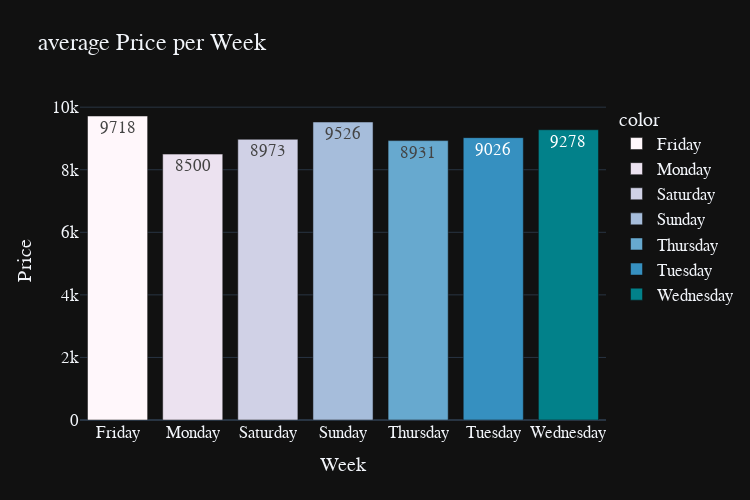

The cell this chart's notebook holds for it:
### Code cell
mean=pd.DataFrame(df_eda.groupby("Week")["Price"].mean().round(0)).reset_index()

fig = px.bar(y=mean["Price"], 
             x=mean["Week"], 
             color = mean["Week"],
             color_discrete_sequence=px.colors.sequential.PuBuGn,
             text=mean["Price"],
             title= 'average Price per Week',
             template= 'plotly_dark',
             width=750, height=500)
fig.update_layout(
    xaxis_title="Week",
    yaxis_title="Price",
    font = dict(size=17,family="Franklin Gothic"))
fig.show()

### Figure 1 — Plotly figure (JSON) as saved in the notebook; plotly's stock layout.template omitted (floating-point values rounded to 4 significant figures)
{"data": [{"alignmentgroup": "True", "hovertemplate": "color=Friday<br>x=%{x}<br>y=%{y}<br>text=%{text}<extra></extra>", "legendgroup": "Friday", "marker": {"color": "rgb(255,247,251)", "pattern": {"shape": ""}}, "name": "Friday", "offsetgroup": "Friday", "orientation": "v", "showlegend": true, "text": [9718], "textposition": "auto", "type": "bar", "x": ["Friday"], "xaxis": "x", "y": [9718], "yaxis": "y"}, {"alignmentgroup": "True", "hovertemplate": "color=Monday<br>x=%{x}<br>y=%{y}<br>text=%{text}<extra></extra>", "legendgroup": "Monday", "marker": {"color": "rgb(236,226,240)", "pattern": {"shape": ""}}, "name": "Monday", "offsetgroup": "Monday", "orientation": "v", "showlegend": true, "text": [8500], "textposition": "auto", "type": "bar", "x": ["Monday"], "xaxis": "x", "y": [8500], "yaxis": "y"}, {"alignmentgroup": "True", "hovertemplate": "color=Saturday<br>x=%{x}<br>y=%{y}<br>text=%{text}<extra></extra>", "legendgroup": "Saturday", "marker": {"color": "rgb(208,209,230)", "pattern": {"shape": ""}}, "name": "Saturday", "offsetgroup": "Saturday", "orientation": "v", "showlegend": true, "text": [8973], "textposition": "auto", "type": "bar", "x": ["Saturday"], "xaxis": "x", "y": [8973], "yaxis": "y"}, {"alignmentgroup": "True", "hovertemplate": "color=Sunday<br>x=%{x}<br>y=%{y}<br>text=%{text}<extra></extra>", "legendgroup": "Sunday", "marker": {"color": "rgb(166,189,219)", "pattern": {"shape": ""}}, "name": "Sunday", "offsetgroup": "Sunday", "orientation": "v", "showlegend": true, "text": [9526], "textposition": "auto", "type": "bar", "x": ["Sunday"], "xaxis": "x", "y": [9526], "yaxis": "y"}, {"alignmentgroup": "True", "hovertemplate": "color=Thursday<br>x=%{x}<br>y=%{y}<br>text=%{text}<extra></extra>", "legendgroup": "Thursday", "marker": {"color": "rgb(103,169,207)", "pattern": {"shape": ""}}, "name": "Thursday", "offsetgroup": "Thursday", "orientation": "v", "showlegend": true, "text": [8931], "textposition": "auto", "type": "bar", "x": ["Thursday"], "xaxis": "x", "y": [8931], "yaxis": "y"}, {"alignmentgroup": "True", "hovertemplate": "color=Tuesday<br>x=%{x}<br>y=%{y}<br>text=%{text}<extra></extra>", "legendgroup": "Tuesday", "marker": {"color": "rgb(54,144,192)", "pattern": {"shape": ""}}, "name": "Tuesday", "offsetgroup": "Tuesday", "orientation": "v", "showlegend": true, "text": [9026], "textposition": "auto", "type": "bar", "x": ["Tuesday"], "xaxis": "x", "y": [9026], "yaxis": "y"}, {"alignmentgroup": "True", "hovertemplate": "color=Wednesday<br>x=%{x}<br>y=%{y}<br>text=%{text}<extra></extra>", "legendgroup": "Wednesday", "marker": {"color": "rgb(2,129,138)", "pattern": {"shape": ""}}, "name": "Wednesday", "offsetgroup": "Wednesday", "orientation": "v", "showlegend": true, "text": [9278], "textposition": "auto", "type": "bar", "x": ["Wednesday"], "xaxis": "x", "y": [9278], "yaxis": "y"}], "layout": {"barmode": "relative", "font": {"family": "Franklin Gothic", "size": 17}, "height": 500, "legend": {"title": {"text": "color"}, "tracegroupgap": 0}, "title": {"text": "average Price per Week"}, "width": 750, "xaxis": {"anchor": "y", "domain": [0, 1], "title": {"text": "Week"}}, "yaxis": {"anchor": "x", "domain": [0, 1], "title": {"text": "Price"}}}}
